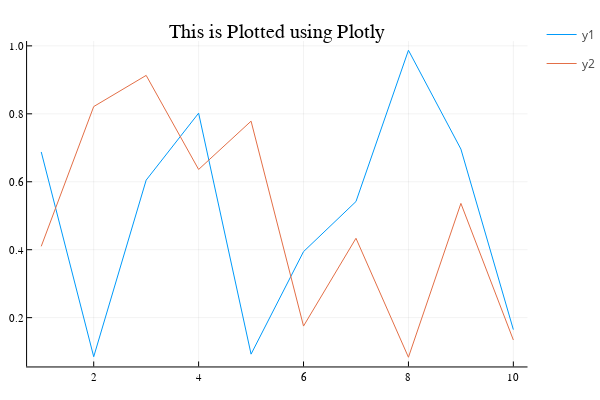

Here is the notebook cell this chart was saved with:
### Markdown cell above
## Plotting backends
Actually `Plots` is a meta package because it uses a lot of different librairies, the plotting librairy behind is called the backend.

We can use differnt backends

### Code cell
x = 1:10; y = rand(10, 2) # 2 columns means two lines
plotlyjs() # Set the backend to Plotly
# This plots into the web browser via Plotly
plot(x, y, title = "This is Plotted using Plotly")

### Figure 1 — Plotly figure (JSON) as saved in the notebook; plotly's stock layout.template omitted (floating-point values rounded to 4 significant figures)
{"data": [{"colorbar": {"title": ""}, "legendgroup": "y1", "line": {"color": "rgba(0, 154, 250, 1.000)", "dash": "solid", "shape": "linear", "width": 1}, "mode": "lines", "name": "y1", "showlegend": true, "type": "scatter", "x": [1, 2, 3, 4, 5, 6, 7, 8, 9, 10], "xaxis": "x", "y": [0.6877, 0.08494, 0.6049, 0.802, 0.09254, 0.3943, 0.5418, 0.9871, 0.6962, 0.1648], "yaxis": "y", "zmax": null, "zmin": null}, {"colorbar": {"title": ""}, "legendgroup": "y2", "line": {"color": "rgba(227, 111, 71, 1.000)", "dash": "solid", "shape": "linear", "width": 1}, "mode": "lines", "name": "y2", "showlegend": true, "type": "scatter", "x": [1, 2, 3, 4, 5, 6, 7, 8, 9, 10], "xaxis": "x", "y": [0.41, 0.8213, 0.9131, 0.6362, 0.7784, 0.1752, 0.4336, 0.08341, 0.5363, 0.1343], "yaxis": "y", "zmax": null, "zmin": null}], "layout": {"annotations": [{"font": {"color": "rgba(0, 0, 0, 1.000)", "family": "sans-serif", "size": 20}, "rotation": 0, "showarrow": false, "text": "This is Plotted using Plotly", "x": 0.5222, "xanchor": "center", "xref": "paper", "y": 1, "yanchor": "top", "yref": "paper"}], "height": 400, "legend_position": {"bgcolor": "rgba(255, 255, 255, 1.000)", "bordercolor": "rgba(0, 0, 0, 1.000)", "borderwidth": 1, "font": {"color": "rgba(0, 0, 0, 1.000)", "family": "sans-serif", "size": 11}, "title": {"font": {"color": "rgba(0, 0, 0, 1.000)", "family": "sans-serif", "size": 15}, "text": ""}, "tracegroupgap": 0, "traceorder": "normal", "x": 1, "xanchor": "auto", "y": 1, "yanchor": "auto"}, "margin": {"b": 20, "l": 0, "r": 0, "t": 20}, "paper_bgcolor": "rgba(255, 255, 255, 1.000)", "plot_bgcolor": "rgba(255, 255, 255, 1.000)", "showlegend": true, "width": 600, "xaxis": {"anchor": "y", "domain": [0.05101, 0.9934], "gridcolor": "rgba(0, 0, 0, 0.100)", "gridwidth": 0.5, "linecolor": "rgba(0, 0, 0, 1.000)", "mirror": false, "range": [0.73, 10.27], "showgrid": true, "showline": true, "showticklabels": true, "tickangle": 0, "tickcolor": "rgb(0, 0, 0)", "tickfont": {"color": "rgba(0, 0, 0, 1.000)", "family": "sans-serif", "size": 11}, "tickmode": "array", "ticks": "inside", "ticktext": ["2", "4", "6", "8", "10"], "tickvals": [2, 4, 6, 8, 10], "title": "", "titlefont": {"color": "rgba(0, 0, 0, 1.000)", "family": "sans-serif", "size": 15}, "type": "-", "visible": true, "zeroline": false, "zerolinecolor": "rgba(0, 0, 0, 1.000)"}, "yaxis": {"anchor": "x", "domain": [0.03762, 0.9415], "gridcolor": "rgba(0, 0, 0, 0.100)", "gridwidth": 0.5, "linecolor": "rgba(0, 0, 0, 1.000)", "mirror": false, "range": [0.0563, 1.014], "showgrid": true, "showline": true, "showticklabels": true, "tickangle": 0, "tickcolor": "rgb(0, 0, 0)", "tickfont": {"color": "rgba(0, 0, 0, 1.000)", "family": "sans-serif", "size": 11}, "tickmode": "array", "ticks": "inside", "ticktext": ["0.2", "0.4", "0.6", "0.8", "1.0"], "tickvals": [0.2, 0.4, 0.6, 0.8, 1], "title": "", "titlefont": {"color": "rgba(0, 0, 0, 1.000)", "family": "sans-serif", "size": 15}, "type": "-", "visible": true, "zeroline": false, "zerolinecolor": "rgba(0, 0, 0, 1.000)"}}}
